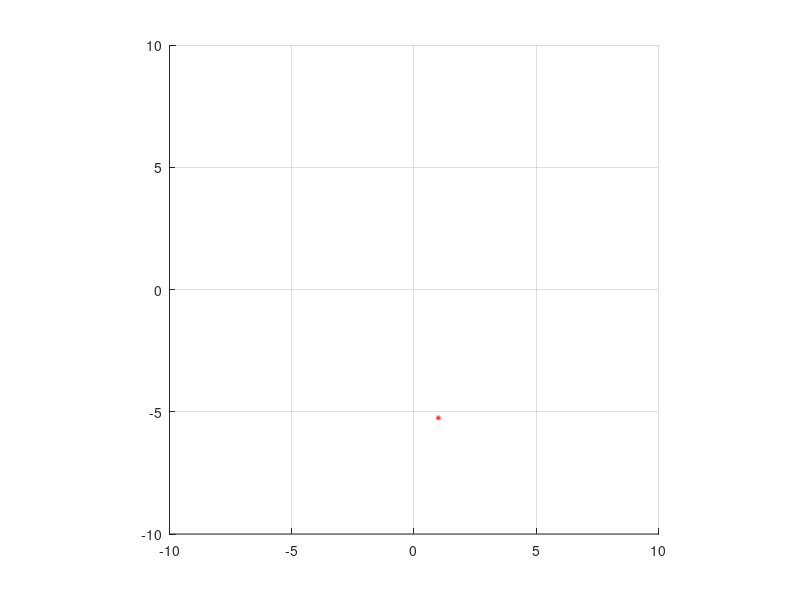

Source code (MATLAB): (Note: this script raises an error after producing the figure.)
% Defining link lengths.
% Every length unit scales to 5

l1 = 4;
l2 = 3;

% We will define the trajectory of the end point of the leg as an ellipse.
% Defining trajectory Parameters 
a = 1;
b = 0.5;
P4 = [0, -5.3];

% Defining axis
axis(gca, 'equal');
axis([-10 10 -10 10]);
grid on;

% Defining fixed hip coordinates
P1 = [0, 0];

cut = 0.1;

% Main loop
for i = 1:1000
    
    P4 = [0, -5.3];
    P1 = [0, 0];
    
    % Solving for an arbitrary point on the ellipse. We know the
    % equation of ellipse centred at (w, t) is (x-w)^2/a^2 + (y-t)^2/b^2=1
    x_el = cos(cut * i) * a;
    y_el = sin(cut * i) *b + P4(2);
    
    % Since the y_end point cannot go further than -5.3, therefore we apply
    % condition on it.
    if(y_el < -5.3)
        y_el = -5.3;
    end
    
    P3 = [x_el y_el];
    
    % Defining marker for the trajectory
    marker = viscircles(P3, 0.05);
    
    
    
    % Defining the angles theta1 and theta2 for the joint angles
    syms theta1;
    syms theta2;
    
    % Formulating algorithm to find the values of theta1 and theta2
    
    
    if(atan(y_el/x_el)>0)
        alpha = atan(y_el/x_el)-pi;
    else                    
        alpha = atan(y_el/x_el);
    end
   
    
    
    % Using cos rule to find the angles
    theta1 = cos_rule(l2,l1,sqrt(x_el^2+y_el^2))+alpha;
    theta2 = -pi+cos_rule(sqrt(x_el^2+y_el^2),l1,l2);
 
    
    % Defining coordinates of end point of the leg.
    x_end = l1*cos(theta1) + l2*cos(theta1 + theta2);
    y_end = l1*sin(theta1) + l2*sin(theta1 + theta2);
    
    P4= [x_end, y_end];
   
   
    
    % Defining coordinates of knee
    P2 = [l1*cos(theta1) , l1*sin(theta1)];
    

    line2 = line([P1(1) P2(1)],[P1(2) P2(2)]);
    line4 = line([P4(1) P2(1)],[P4(2) P2(2)]);
    

    
    pause(0.001);
    
    
    delete(line2);
    delete(line4);
    
end
    